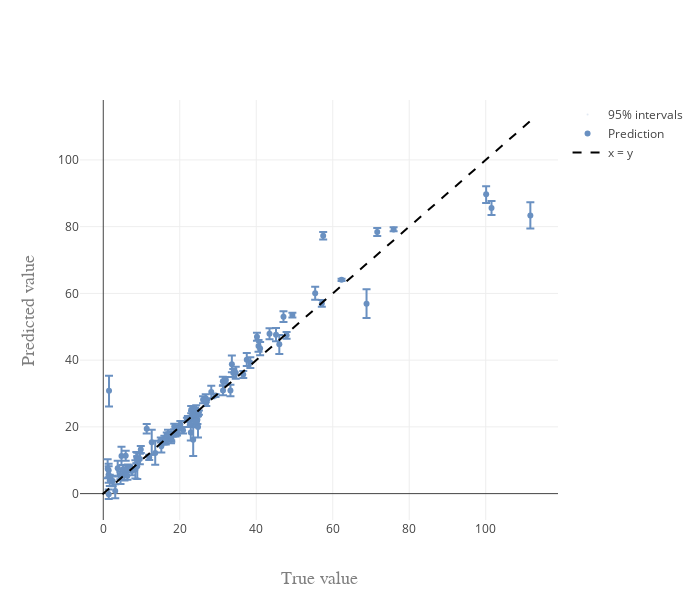

Here is the notebook cell this chart was saved with:
### Code cell
fig = pred_vs_error_perc(mean, lower, upper, y_test, 95)
pltlyoff.iplot(fig, filename='')
print('With optimization P(Y, C)')
print('P(C)', model.constrprob_Xv(n = 100))
